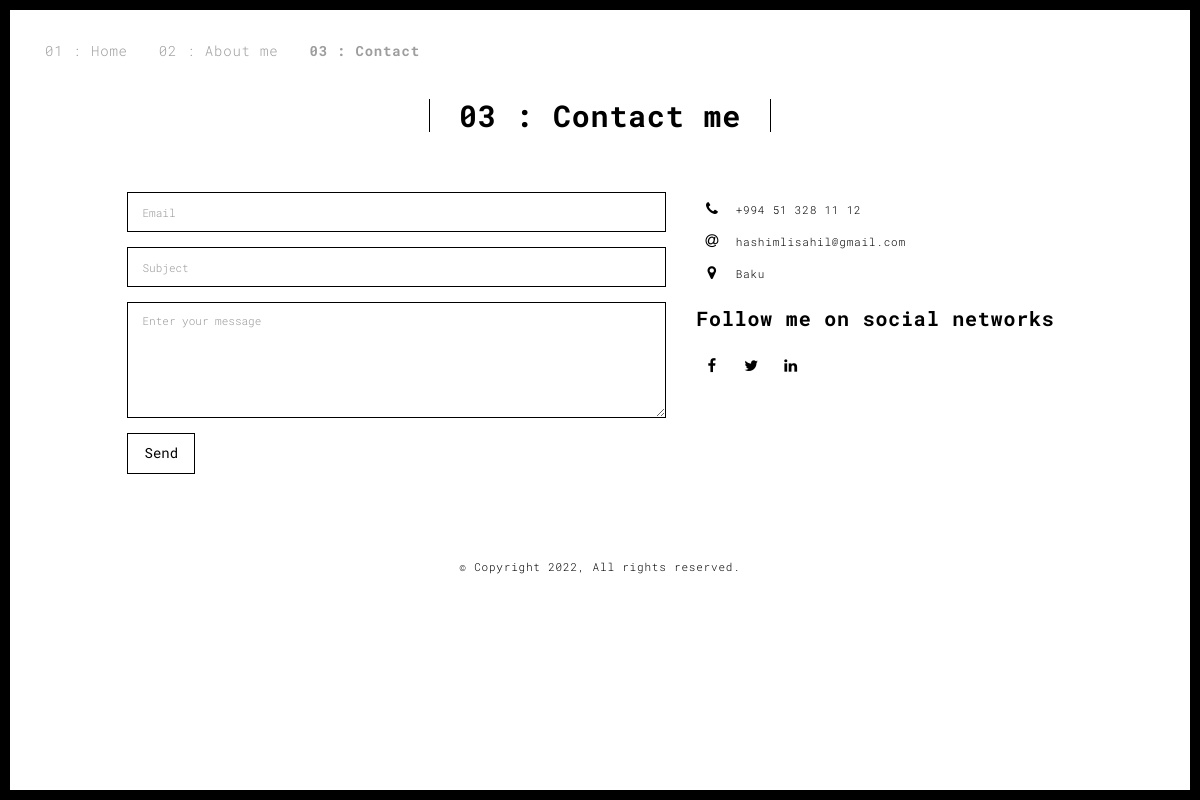
The page /contact.php on the database its author committed.
### tables this page shows
CREATE TABLE `info` (
  `id` int(2) NOT NULL,
  `name` varchar(100) NOT NULL,
  `surname` varchar(100) NOT NULL,
  `username` varchar(100) NOT NULL,
  `phone` varchar(30) DEFAULT NULL,
  `email` varchar(100) DEFAULT NULL,
  `address` varchar(100) DEFAULT NULL,
  `facebook` varchar(100) DEFAULT NULL,
  `twitter` varchar(100) DEFAULT NULL,
  `linkedin` varchar(100) DEFAULT NULL,
  `github` varchar(100) DEFAULT NULL,
  `nationality` varchar(100) NOT NULL,
  `slogan` text
);

### getProfileData.php (called while the page is built, shortened)
<?php
$query = "SELECT * FROM `info` WHERE id=1";
include "/AppServ/www/portfolio/database.php";
$userP = mysqli_query($connection, $query);
$pro = mysqli_fetch_assoc($userP);
function getEmail($profile){
    $email = $profile['email'];
    return $email;
}
function getAddress($profile){
    $address = $profile['address'];
    return $address;
}
function getTwitter($profile){
    $twitter = $profile['twitter'];
    return $twitter;
}
function getLinkedin($profile){
    $linkedin = $profile['linkedin'];
    return $linkedin;
}
function getFacebook($profile){
    $facebook = $profile['facebook'];
    return $facebook;
}
function getPhone($profile){
    $phone = $profile['phone'];
    return $phone;
}
?>

### contact.php (the view, shortened to what this page needs)
<!DOCTYPE html>
<html lang="en">
<?php
  include "/AppServ/www/portfolio/header.php";
  include "/AppServ/www/portfolio/getProfileData.php";
?>
<div class="section-container">
    <div class="container">
      <div class="row">
        <div class="col-xs-12">
          <div class="section-container-spacer text-center">
            <h1 class="h2">03 : Contact me</h1>
          </div>
          <div class="row">
            <div class="col-md-10 col-md-offset-1">
               <form action="" class="reveal-content">
                  <div class="row">
                    <div class="col-md-7">
                      <div class="form-group">
                        <input type="email" class="form-control" id="email" placeholder="Email">
                      </div>
                      <div class="form-group">
                        <input type="text" class="form-control" id="subject" placeholder="Subject">
                      </div>
                      <div class="form-group">
                        <textarea class="form-control" rows="5" placeholder="Enter your message"></textarea>
                      </div>
                      <button type="submit" class="btn btn-default btn-lg">Send</button>
                    </div>
                    <div class="col-md-5 address-container">
                      <ul class="list-unstyled">
                        <li>
                          <span class="fa-icon">
                            <i class="fa fa-phone" aria-hidden="true"></i>
                          </span>
                          <?=getPhone($pro)?>
                        </li>
                        <li>
                          <span class="fa-icon">
                            <i class="fa fa-at" aria-hidden="true"></i>
                          </span>
                          <?=getEmail($pro)?>
                        </li>
                        <li>
                          <span class="fa-icon">
                            <i class="fa fa fa-map-marker" aria-hidden="true"></i>
                          </span>
                          <?=getAddress($pro)?>
                        </li>
                      </ul>
                      <h3>Follow me on social networks</h3>
                      <a href="<?=getFacebook($pro)?>" title="" class="fa-icon">
                        <i class="fa fa-facebook"></i>
                      </a>
                      <a href="<?=getTwitter($pro)?>" title="" class="fa-icon">
                        <i class="fa fa-twitter"></i>
                      </a>
                      <a href="<?=getLinkedin($pro)?>" title="" class="fa-icon">
                        <i class="fa fa-linkedin"></i>
                      </a>
                    </div>
                  </div>
                </form>
            </div>
          </div>
       </div>
      </div>
    </div>
  </div>
<?php include "/AppServ/www/portfolio/footer.php" ?>
 <script type="text/javascript" src="./main.70a66962.js"></script></body>
</html>

### rows shown on the page
info: phone "+994 51 328 11 12", email "hashimlisahil@gmail.com", address "Baku"
